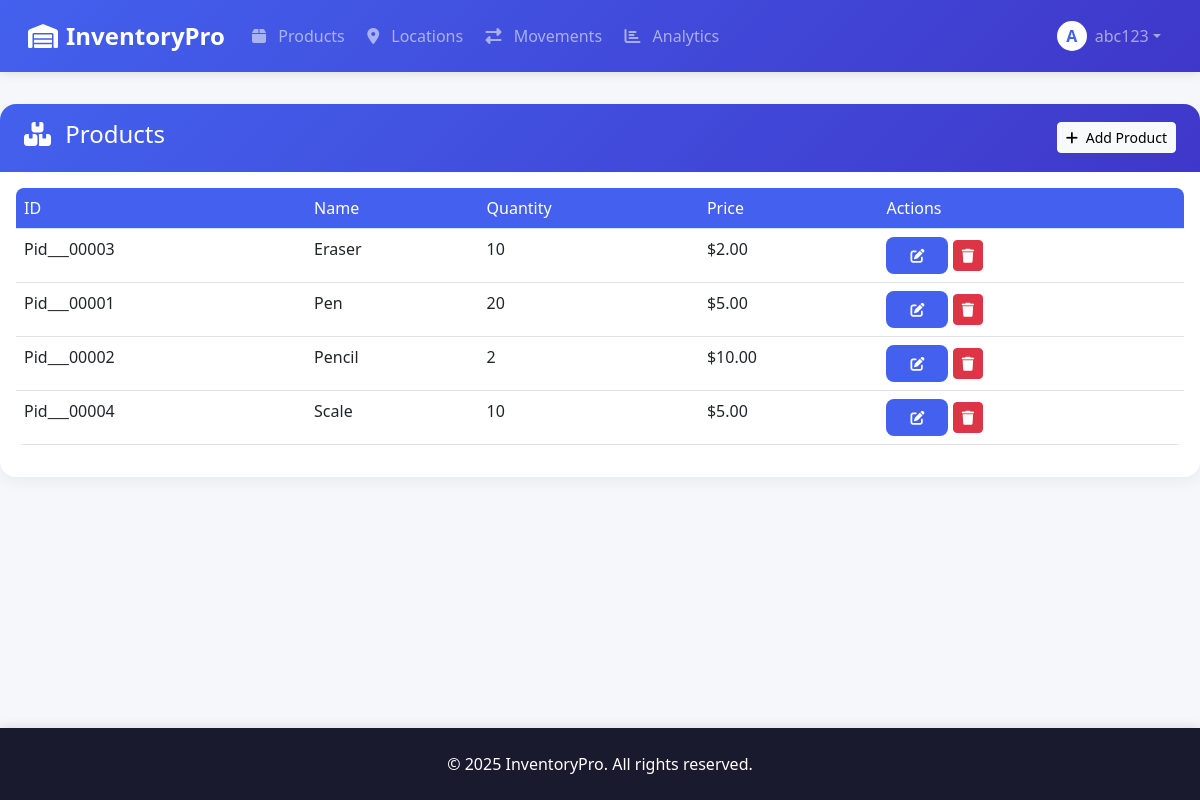
The page /products (signed in) on the database its author committed.
### app.py (models this page shows, shortened)
class User(UserMixin, db.Model):
    id = db.Column(db.Integer, primary_key=True)
    username = db.Column(db.String(50), unique=True, nullable=False)
    password_hash = db.Column(db.String(128))
    is_admin = db.Column(db.Boolean, default=False)
    created_at = db.Column(db.DateTime, default=datetime.utcnow)

class Product(db.Model):
    product_id = db.Column(db.String(50), primary_key=True)
    name = db.Column(db.String(100), nullable=False)
    quantity = db.Column(db.Integer, default=0)
    price = db.Column(db.Float, default=0.0)

### app.py (the view, shortened to what this page needs)
@app.route('/products', methods=['GET', 'POST'])
@login_required
def products():
    products = Product.query.order_by(Product.name).all()
    return render_template('products.html', products=products)

### app.py (called while the page is built)
@login_manager.user_loader
def load_user(user_id):
    return User.query.get(int(user_id))

### templates/products.html (shortened to what this page needs)
{% extends "base.html" %}
{% block content %}
<div class="row">
    <div class="col-lg-12">
        <div class="card mb-4">
            <div class="card-header bg-primary text-white">
                <div class="d-flex justify-content-between align-items-center">
                    <h4><i class="fas fa-boxes me-2"></i> Products</h4>
                    <button class="btn btn-light btn-sm" data-bs-toggle="modal" data-bs-target="#addProductModal">
                        <i class="fas fa-plus me-1"></i> Add Product
                    </button>
                </div>
            </div>
            <div class="card-body">
                <div class="table-responsive">
                    <table class="table table-hover" id="productsTable">
                        <thead>
                            <tr>
                                <th>ID</th>
                                <th>Name</th>
                                <th>Quantity</th>
                                <th>Price</th>
                                <th>Actions</th>
                            </tr>
                        </thead>
                        <tbody>
                            {% for product in products %}
                            <tr>
                                <td>{{ product.product_id }}</td>
                                <td>{{ product.name }}</td>
                                <td>{{ product.quantity }}</td>
                                <td>${{ "%.2f"|format(product.price) }}</td>
                                <td>
                                    <a href="{{ url_for('edit_product', product_id=product.product_id) }}" class="btn btn-sm btn-primary">
                                        <i class="fas fa-edit"></i>
                                    </a>
                                    <button class="btn btn-sm btn-danger delete-product" data-id="{{ product.product_id }}">
                                        <i class="fas fa-trash"></i>
                                    </button>
                                </td>
                            </tr>
                            {% endfor %}
                        </tbody>
                    </table>
                </div>
            </div>
        </div>
    </div>
</div>
{% endblock %}

### templates/base.html (shortened to what this page needs)
<!DOCTYPE html>
<html lang="en">
<head>
    <link href="https://cdn.jsdelivr.net/npm/bootstrap@5.3.0/dist/css/bootstrap.min.css" rel="stylesheet">
    <link rel="stylesheet" href="https://cdnjs.cloudflare.com/ajax/libs/font-awesome/6.4.0/css/all.min.css">
    <link rel="stylesheet" href="https://cdnjs.cloudflare.com/ajax/libs/animate.css/4.1.1/animate.min.css">
    <link rel="stylesheet" href="{{ url_for('static', filename='css/style.css') }}">
</head>
<body>
    <nav class="navbar navbar-expand-lg navbar-dark sticky-top">
        <div class="container">
            <a class="navbar-brand" href="{{ url_for('home') }}">
                <i class="fa fa-warehouse me-2"></i> InventoryPro
            </a>
            <div class="collapse navbar-collapse" id="navbarNav">
                <ul class="navbar-nav me-auto">
                    <li class="nav-item"><a class="nav-link" href="{{ url_for('products') }}"><i class="fa fa-box me-2"></i> Products</a></li>
                    <li class="nav-item"><a class="nav-link" href="{{ url_for('locations') }}"><i class="fa fa-map-marker-alt me-2"></i> Locations</a></li>
                    <li class="nav-item"><a class="nav-link" href="{{ url_for('movements') }}"><i class="fa fa-exchange-alt me-2"></i> Movements</a></li>
                    <li class="nav-item"><a class="nav-link" href="{{ url_for('report') }}"><i class="fa fa-chart-bar me-2"></i> Analytics</a></li>
                </ul>
                <ul class="navbar-nav">
                    {% if current_user.is_authenticated %}
                    <li class="nav-item dropdown">
                        <a class="nav-link dropdown-toggle d-flex align-items-center" href="#" id="userDropdown" role="button" data-bs-toggle="dropdown">
                            <div class="avatar me-2">{{ current_user.username[0]|upper }}</div>{{ current_user.username }}
                        </a>
                    </li>
                    {% else %}
                    <li class="nav-item"><a class="nav-link" href="{{ url_for('login') }}"><i class="fa fa-sign-in-alt me-2"></i> Login</a></li>
                    <li class="nav-item"><a class="nav-link btn btn-outline-light ms-2" href="{{ url_for('register') }}"><i class="fa fa-user-plus me-2"></i> Register</a></li>
                    {% endif %}
                </ul>
            </div>
        </div>
    </nav>
    <main class="container-fluid px-0">
        {% block content %}{% endblock %}
    </main>
    <footer class="text-center">
        <div class="container">
            <p class="mb-0">© {{ current_year if current_year else '2025' }} InventoryPro. All rights reserved.</p>
        </div>
    </footer>
</body>
</html>

### static/style.css (style rules this page uses)
:root { --primary-color: #4361ee; --secondary-color: #3f37c9; --accent-color:rgb(185, 240, 76); --dark-color: #1a1a2e; --light-color: #f8f9fa; --success-color: #4bb543; --warning-color: #ffcc00; --danger-color: #f44336; }
body { font-family: 'Segoe UI', Tahoma, Geneva, Verdana, sans-serif; background-color: #f5f7fa; color: #333; min-height: 100vh; display: flex; flex-direction: column; }
.navbar { box-shadow: 0 2px 10px rgba(0, 0, 0, 0.1); background: linear-gradient(135deg, var(--primary-color), var(--secondary-color)); padding: 0.8rem 1rem; }
.navbar-brand { font-weight: 700; font-size: 1.5rem; display: flex; align-items: center; }
.nav-link { font-weight: 500; padding: 0.5rem 1rem; margin: 0 0.2rem; border-radius: 0.5rem; transition: all 0.3s ease; }
main { flex: 1; padding-top: 2rem; padding-bottom: 3rem; }
.container { max-width: 1400px; }
.card { border: none; border-radius: 1rem; box-shadow: 0 5px 15px rgba(0, 0, 0, 0.05); transition: transform 0.3s ease, box-shadow 0.3s ease; margin-bottom: 1.5rem; overflow: hidden; }
.card-header { background: linear-gradient(135deg, var(--primary-color), var(--secondary-color)); color: white; font-weight: 600; padding: 1rem 1.5rem; border-bottom: none; }
.btn-primary { background-color: var(--primary-color); border: none; padding: 0.5rem 1.5rem; border-radius: 0.5rem; font-weight: 500; transition: all 0.3s; }
.table { border-radius: 0.5rem; overflow: hidden; }
.table th { background-color: var(--primary-color); color: white; font-weight: 500; }
footer { background-color: var(--dark-color); color: white; padding: 1.5rem 0; margin-top: auto; box-shadow: 0 -2px 10px rgba(0, 0, 0, 0.1); }
.avatar { width: 30px; height: 30px; background-color: #fff; color: var(--primary-color); border-radius: 50%; display: flex; align-items: center; justify-content: center; font-weight: bold; }

### templates/base.html (style rules this page uses)
:root { --primary-color: #4361ee; --secondary-color: #3f37c9; --accent-color: #4cc9f0; --dark-color: #1a1a2e; --light-color: #f8f9fa; --success-color: #4bb543; --warning-color: #ffcc00; --danger-color: #f44336; }
body { font-family: 'Segoe UI', Tahoma, Geneva, Verdana, sans-serif; background-color: #f5f7fa; color: #333; min-height: 100vh; display: flex; flex-direction: column; background-image: url('https://images.unsplash.com/photo-1616485939385-496653f78a95?auto=format&fit=crop&w=2070&q=80'); background-size: cover; background-position: center; background-attachment: fixed; }
.navbar { box-shadow: 0 2px 10px rgba(0, 0, 0, 0.1); background: linear-gradient(135deg, var(--primary-color), var(--secondary-color)); padding: 0.8rem 1rem; }
.navbar-brand { font-weight: 700; font-size: 1.5rem; display: flex; align-items: center; }
.nav-link { font-weight: 500; padding: 0.5rem 1rem; margin: 0 0.2rem; border-radius: 0.5rem; transition: all 0.3s ease; }
.avatar { width: 30px; height: 30px; background-color: #fff; color: var(--primary-color); border-radius: 50%; display: flex; align-items: center; justify-content: center; font-weight: bold; }
main { flex: 1; }
.card { border: none; border-radius: 1rem; box-shadow: 0 5px 15px rgba(0, 0, 0, 0.05); transition: transform 0.3s ease, box-shadow 0.3s ease; }
.btn-primary { background-color: var(--primary-color); border: none; border-radius: 0.5rem; }
footer { background-color: var(--dark-color); color: white; padding: 1.5rem 0; margin-top: auto; box-shadow: 0 -2px 10px rgba(0, 0, 0, 0.1); }

### rows shown on the page
User: username "A", username "abc123"
Product: product_id "Pid___00003", name "Eraser", quantity "10", price "2.00"
Product: product_id "Pid___00001", name "Pen", quantity "20", price "5.00"
Product: product_id "Pid___00002", name "Pencil", quantity "2", price "10.00"
Product: product_id "Pid___00004", name "Scale", quantity "10", price "5.00"

### other values the page prints
{{ current_year if current_year else '2025' }} "2025"
